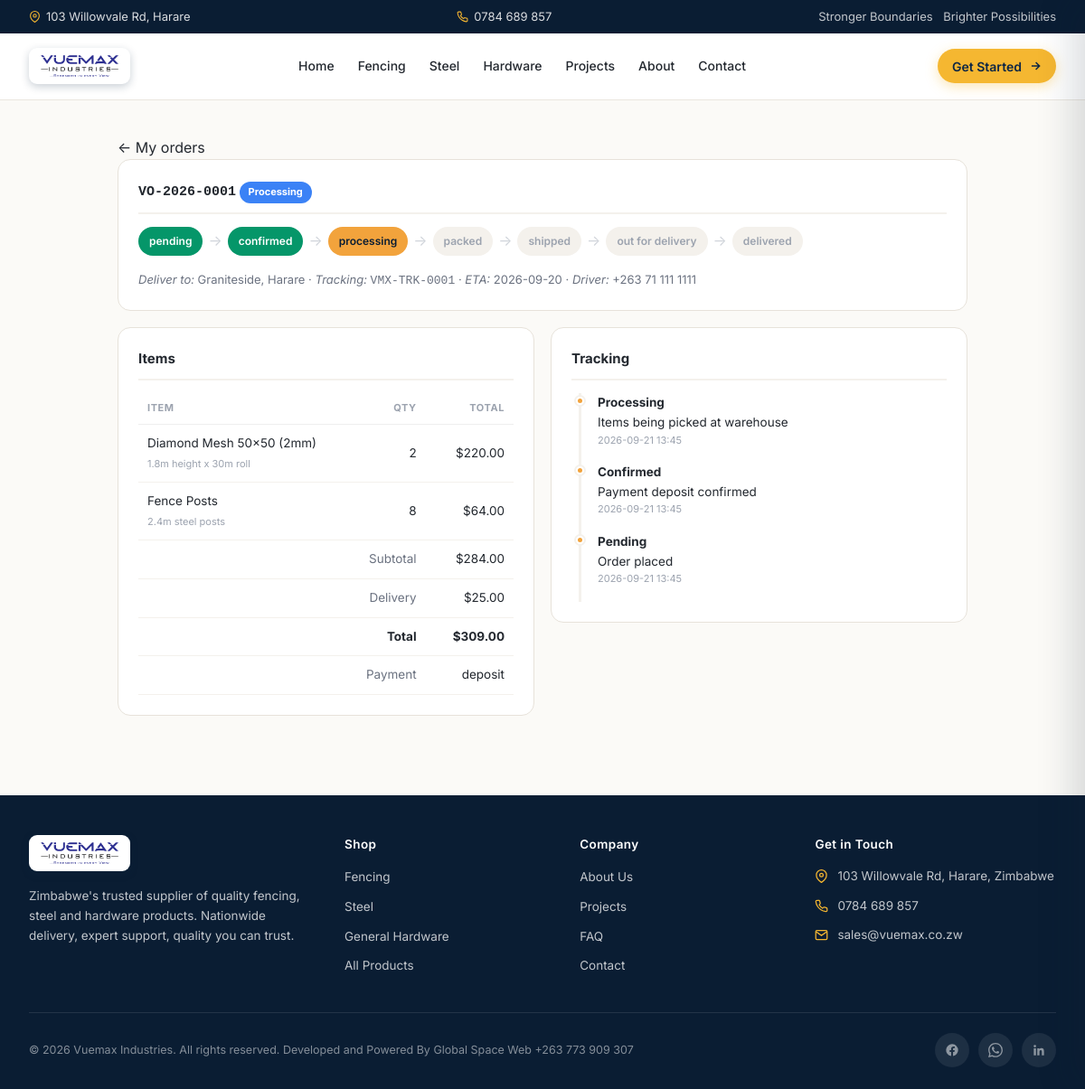
/account/order.php?id=1 (signed in), run on the app's committed database.
### tables this page shows
CREATE TABLE `orders` (
  `id`              INT UNSIGNED NOT NULL AUTO_INCREMENT,
  `order_no`        VARCHAR(40)  NOT NULL,           
  `customer_id`     INT UNSIGNED NOT NULL,
  `quote_id`        INT UNSIGNED DEFAULT NULL,        
  `status`          VARCHAR(30)  NOT NULL DEFAULT 'pending',
   
   
  `payment_status`  VARCHAR(20)  NOT NULL DEFAULT 'unpaid',   
  `subtotal_usd`    DECIMAL(12,2) DEFAULT NULL,
  `delivery_usd`    DECIMAL(10,2) DEFAULT 0.00,
  `total_usd`       DECIMAL(12,2) DEFAULT NULL,
  `delivery_address` VARCHAR(255) DEFAULT NULL,
  `tracking_ref`    VARCHAR(80)   DEFAULT NULL,
  `driver_phone`    VARCHAR(60)   DEFAULT NULL,
  `eta`             DATE          DEFAULT NULL,
  `admin_notes`     TEXT          DEFAULT NULL,        
  `created_at`      TIMESTAMP    NOT NULL DEFAULT CURRENT_TIMESTAMP,
  `updated_at`      TIMESTAMP    NOT NULL DEFAULT CURRENT_TIMESTAMP ON UPDATE CURRENT_TIMESTAMP,
  PRIMARY KEY (`id`),
  UNIQUE KEY `uk_orders_no` (`order_no`),
  KEY `idx_orders_customer` (`customer_id`, `status`),
  KEY `idx_orders_status` (`status`, `created_at`),
  CONSTRAINT `fk_orders_customer` FOREIGN KEY (`customer_id`)
    REFERENCES `customers` (`id`) ON DELETE CASCADE ON UPDATE CASCADE,
  CONSTRAINT `fk_orders_quote` FOREIGN KEY (`quote_id`)
    REFERENCES `quotes` (`id`) ON DELETE SET NULL ON UPDATE CASCADE
);

CREATE TABLE `order_items` (
  `id`          INT UNSIGNED NOT NULL AUTO_INCREMENT,
  `order_id`    INT UNSIGNED NOT NULL,
  `product_id`  INT UNSIGNED DEFAULT NULL,
  `name`        VARCHAR(200) NOT NULL,
  `spec`        VARCHAR(255) DEFAULT NULL,    
  `qty`         DECIMAL(10,2) NOT NULL DEFAULT 1,
  `unit_price`  DECIMAL(12,2) DEFAULT NULL,
  `total`       DECIMAL(12,2) DEFAULT NULL,
  `sort_order`  INT          NOT NULL DEFAULT 0,
  PRIMARY KEY (`id`),
  KEY `idx_order_items_order` (`order_id`, `sort_order`),
  CONSTRAINT `fk_order_items_order` FOREIGN KEY (`order_id`)
    REFERENCES `orders` (`id`) ON DELETE CASCADE ON UPDATE CASCADE
);

CREATE TABLE `order_events` (
  `id`         INT UNSIGNED NOT NULL AUTO_INCREMENT,
  `order_id`   INT UNSIGNED NOT NULL,
  `status`     VARCHAR(30)  NOT NULL,
  `note`       VARCHAR(255) DEFAULT NULL,    
  `is_public`  TINYINT(1)   NOT NULL DEFAULT 1,   
  `created_at` TIMESTAMP    NOT NULL DEFAULT CURRENT_TIMESTAMP,
  PRIMARY KEY (`id`),
  KEY `idx_order_events` (`order_id`, `created_at`),
  CONSTRAINT `fk_order_events` FOREIGN KEY (`order_id`)
    REFERENCES `orders` (`id`) ON DELETE CASCADE ON UPDATE CASCADE
);

### account/order.php (the view, shortened to what this page needs)
<?php
require_once __DIR__ . '/inc.php';
$cust = current_customer();
$id   = (int)($_GET['id'] ?? 0);
$order = $items = $events = null;
if ($pdo && $cust) {
    try {
        $st = $pdo->prepare('SELECT * FROM orders WHERE id=? AND customer_id=?');
        $st->execute([$id, $cust['id']]);
        $order = $st->fetch();
        if ($order) {
            $st = $pdo->prepare('SELECT * FROM order_items WHERE order_id=? ORDER BY sort_order, id');
            $st->execute([$id]); $items = $st->fetchAll();
            $st = $pdo->prepare('SELECT * FROM order_events WHERE order_id=? AND is_public=1 ORDER BY id');
            $st->execute([$id]); $events = $st->fetchAll();
        }
    } catch (Throwable $e) {}
}
$PIPE = ['pending','confirmed','processing','packed','shipped','out_for_delivery','delivered'];
$curIdx = array_search($order['status'], $PIPE, true);
$statusBadge = ['pending'=>'#6B7280','confirmed'=>'#0EA5E9','processing'=>'#3B82F6','packed'=>'#F59E0B','shipped'=>'#3B82F6','out_for_delivery'=>'#0EA5E9','delivered'=>'#059669','cancelled'=>'#111827'];
$active    = 'account';
$base = '../';
require __DIR__ . '/../includes/header.php';
?>
<div class="acct">
    <p><a href="index.php">&larr; My orders</a></p>
    <div class="acct-card">
        <h2><code><?= e($order['order_no']) ?></code>
            <span class="badge" style="background:<?= $statusBadge[$order['status']] ?? '#6B7280' ?>"><?= e(str_replace('_',' ',$order['status'])) ?></span>
        </h2>
        <?php if ($order['status'] !== 'cancelled'): ?>
        <div class="pipe">
        <?php foreach ($PIPE as $i => $s): ?>
            <span class="step <?= $curIdx !== false && $i < $curIdx ? 'done' : ($i === $curIdx ? 'cur' : '') ?>"><?= e(str_replace('_',' ',$s)) ?></span>
            <?= $i < count($PIPE)-1 ? '<span class="arrow">&rarr;</span>' : '' ?>
        <?php endforeach; ?>
        </div>
        <?php else: ?><p>Order cancelled — contact Vuemax with questions.</p><?php endif; ?>
        <div style="margin-top:16px;font-size:13px;color:#6B7280;">
            <?php if ($order['delivery_address']): ?><i>Deliver to:</i> <?= e($order['delivery_address']) ?> · <?php endif; ?>
            <?php if ($order['tracking_ref']): ?><i>Tracking:</i> <code><?= e($order['tracking_ref']) ?></code> · <?php endif; ?>
            <?php if ($order['eta']): ?><i>ETA:</i> <?= e($order['eta']) ?><?php endif; ?>
            <?php if ($order['driver_phone']): ?> · <i>Driver:</i> <?= e($order['driver_phone']) ?><?php endif; ?>
        </div>
    </div>
    <div class="acct-grid">
        <div class="acct-card">
            <h2>Items</h2>
            <table class="acct-table">
                <thead><tr><th>Item</th><th style="text-align:right">Qty</th><th style="text-align:right">Total</th></tr></thead>
                <tbody>
                <?php foreach ($items as $it): ?>
                <tr><td><?= e($it['name']) ?><?= $it['spec'] ? '<br><span style="font-size:11px;color:#9CA3AF">' . e($it['spec']) . '</span>' : '' ?></td>
                    <td style="text-align:right"><?= (float)$it['qty'] ?></td>
                    <td style="text-align:right"><?= $it['total'] !== null ? usd($it['total']) : '—' ?></td></tr>
                <?php endforeach; ?>
                </tbody>
                <tfoot>
                <tr><td colspan="2" style="text-align:right;color:#6B7280">Subtotal</td><td style="text-align:right"><?= usd($order['subtotal_usd'] ?? 0) ?></td></tr>
                <tr><td colspan="2" style="text-align:right;color:#6B7280">Delivery</td><td style="text-align:right"><?= usd($order['delivery_usd'] ?? 0) ?></td></tr>
                <tr><td colspan="2" style="text-align:right;font-weight:700">Total</td><td style="text-align:right;font-weight:700"><?= usd($order['total_usd'] ?? 0) ?></td></tr>
                <tr><td colspan="2" style="text-align:right;color:#6B7280">Payment</td><td style="text-align:right"><?= e($order['payment_status']) ?></td></tr>
                </tfoot>
            </table>
        </div>
        <div class="acct-card">
            <h2>Tracking</h2>
            <div class="tl">
            <?php foreach (array_reverse($events) as $ev): ?>
                <div class="ev">
                    <div class="st"><?= e(str_replace('_',' ',$ev['status'])) ?></div>
                    <?php if ($ev['note']): ?><div><?= e($ev['note']) ?></div><?php endif; ?>
                    <div class="ts"><?= e(substr($ev['created_at'],0,16)) ?></div>
                </div>
            <?php endforeach; ?>
            </div>
        </div>
    </div>
</div>
<?php require __DIR__ . '/../includes/footer.php'; ?>

### includes/header.php (shortened to what this page needs)
<?php
$b = isset($base) ? $base : '';
$active = isset($active) ? $active : '';
function navClass($key, $active) { return $key === $active ? ' class="active"' : ''; }
?>
<!DOCTYPE html>
<html lang="en">
<head>
<link rel="stylesheet" href="<?= $b ?>assets/css/vuemax.css">
</head>
<body>
<div class="topbar">
 <div class="container topbar-inner">
 <span class="topbar-item">
 <svg width="13" height="13" viewBox="0 0 24 24" fill="none" stroke="currentColor" stroke-width="2"><path d="M21 10c0 7-9 13-9 13s-9-6-9-13a9 9 0 0 1 18 0z"/><circle cx="12" cy="10" r="3"/></svg>
 103 Willowvale Rd, Harare
 </span>
 <span class="topbar-item">
 0784 689 857
 </span>
 <span class="topbar-tagline">
 Stronger Boundaries <span class="dash"> </span> Brighter Possibilities
 </span>
 </div>
</div>
<header class="site-header">
 <div class="container header-inner">
 <a href="<?= $b ?>index.php" class="logo">
 <?= logo_mark_html() ?>
 </a>
 <nav class="nav-desktop">
 <a href="<?= $b ?>index.php"<?= navClass('home', $active) ?>>Home</a>
 <a href="<?= $b ?>products.php?category=fencing"<?= navClass('fencing', $active) ?>>Fencing</a>
 <a href="<?= $b ?>products.php?category=steel"<?= navClass('steel', $active) ?>>Steel</a>
 <a href="<?= $b ?>products.php?category=hardware"<?= navClass('hardware', $active) ?>>Hardware</a>
 <a href="<?= $b ?>installations.php"<?= navClass('projects', $active) ?>>Projects</a>
 <a href="<?= $b ?>about.php"<?= navClass('about', $active) ?>>About</a>
 <a href="<?= $b ?>contact.php"<?= navClass('contact', $active) ?>>Contact</a>
 </nav>
 <div class="header-actions">
 <a href="<?= $b ?>calculator.php" class="btn btn-amber btn-pill btn-sm">
 <span class="header-cta-text">Get Started</span>
 <svg width="14" height="14" viewBox="0 0 24 24" fill="none" stroke="currentColor" stroke-width="2.5"><path d="M5 12h14M13 5l7 7-7 7"/></svg>
 </a>
 </div>
 </div>
</header>

### includes/config.php
<?php
$DB_HOST = 'localhost';
$DB_NAME = 'vuemax_db';
$DB_USER = 'root';
$DB_PASS = '';
try {
 $pdo = new PDO(
 "mysql:host={$DB_HOST};dbname={$DB_NAME};charset=utf8mb4",
 $DB_USER,
 $DB_PASS,
 [
 PDO::ATTR_ERRMODE => PDO::ERRMODE_EXCEPTION,
 PDO::ATTR_DEFAULT_FETCH_MODE => PDO::FETCH_ASSOC,
 PDO::ATTR_EMULATE_PREPARES => false,
 ]
 );
} catch (PDOException $e) {
 $pdo = null;
}
function e($s) { return htmlspecialchars((string)$s, ENT_QUOTES, 'UTF-8'); }
function usd($n) { return '$' . number_format((float)$n, 2); }
function site_image($key, $fallback = '') {
 static $map = null;
 global $pdo;
 if ($map === null) {
 $map = [];
 if ($pdo) {
 try {
 foreach ($pdo->query('SELECT img_key, path FROM site_images') as $r) {
 if ($r['path'] !== '') $map[$r['img_key']] = $r['path'];
 }
 } catch (Throwable $e) {  }
 }
 }
 return $map[$key] ?? $fallback;
}
function logo_mark_html() {
 global $base;
 $img = site_image('logo', 'assets/img/logo.png');
 if ($img) {
 $src = ($img && strpos($img, 'http') !== 0) ? ($base ?? '') . $img : $img;
 return '<img class="logo-mark logo-img" src="' . e($src) . '" alt="Vuemax Industries">';
 }
 return '<div class="logo-mark">V</div>';
}

### includes/footer.php (shortened to what this page needs)
<?php
$b = isset($base) ? $base : '';
?>
<footer class="site-footer">
 <div class="container">
 <div class="footer-grid">
 <div class="footer-brand">
 <a href="<?= $b ?>index.php" class="logo">
 <?= logo_mark_html() ?>
 </a>
 <p>Zimbabwe's trusted supplier of quality fencing, steel and hardware products. Nationwide delivery, expert support, quality you can trust.</p>
 </div>
 <div class="footer-col">
 <h4>Shop</h4>
 <ul>
 <li><a href="<?= $b ?>products.php?category=fencing">Fencing</a></li>
 <li><a href="<?= $b ?>products.php?category=steel">Steel</a></li>
 <li><a href="<?= $b ?>products.php?category=hardware">General Hardware</a></li>
 <li><a href="<?= $b ?>products.php">All Products</a></li>
 </ul>
 </div>
 <div class="footer-col">
 <h4>Company</h4>
 <ul>
 <li><a href="<?= $b ?>about.php">About Us</a></li>
 <li><a href="<?= $b ?>installations.php">Projects</a></li>
 <li><a href="<?= $b ?>faq.php">FAQ</a></li>
 <li><a href="<?= $b ?>contact.php">Contact</a></li>
 </ul>
 </div>
 <div class="footer-col">
 <h4>Get in Touch</h4>
 <ul class="footer-contact">
 <li>
 <svg width="15" height="15" viewBox="0 0 24 24" fill="none" stroke="currentColor" stroke-width="2"><path d="M21 10c0 7-9 13-9 13s-9-6-9-13a9 9 0 0 1 18 0z"/><circle cx="12" cy="10" r="3"/></svg>
 <span>103 Willowvale Rd, Harare, Zimbabwe</span>
 </li>
 <li>
 <a href="tel:+263784689857">0784 689 857</a>
 </li>
 <li>
 <svg width="15" height="15" viewBox="0 0 24 24" fill="none" stroke="currentColor" stroke-width="2"><path d="M4 4h16c1.1 0 2 .9 2 2v12c0 1.1-.9 2-2 2H4c-1.1 0-2-.9-2-2V6c0-1.1.9-2 2-2z"/><polyline points="22,6 12,13 2,6"/></svg>
 <a href="mailto:sales@vuemax.co.zw">sales@vuemax.co.zw</a>
 </li>
 </ul>
 </div>
 </div>
 <div class="footer-bottom">
 <div>&copy; <span id="footerYear">2026</span> Vuemax Industries. All rights reserved. Developed and Powered By Global Space Web +263 773 909 307</div>
 <div class="footer-socials">
 <a href="#" aria-label="Facebook">
 <svg width="16" height="16" viewBox="0 0 24 24" fill="currentColor"><path d="M22 12a10 10 0 1 0-11.56 9.88v-6.99H7.9V12h2.54V9.8c0-2.5 1.5-3.89 3.77-3.89 1.09 0 2.24.2 2.24.2v2.46h-1.26c-1.24 0-1.63.77-1.63 1.56V12h2.78l-.45 2.89h-2.33v6.99A10 10 0 0 0 22 12z"/></svg>
 </a>
 <a href="https://wa.me/263784689857" target="_blank" rel="noopener" aria-label="WhatsApp">
 </a>
 <a href="#" aria-label="LinkedIn">
 </a>
 </div>
 </div>
 </div>
</footer>
</body>
</html>

### data on the page
orders: order_no "VO-2026-0001", status "Processing", delivery_address "Graniteside, Harare", tracking_ref "VMX-TRK-0001", eta "2026-09-20", driver_phone "+263 71 111 1111", subtotal_usd "$284.00", delivery_usd "$25.00", total_usd "$309.00", payment_status "deposit"
order_items: name "Diamond Mesh 50x50 (2mm)", spec "1.8m height x 30m roll", qty "2", total "$220.00"
order_items: name "Fence Posts", spec "2.4m steel posts", qty "8", total "$64.00"
order_events: status "Processing", note "Items being picked at warehouse", created_at "2026-09-21 13:45"
order_events: status "Confirmed", note "Payment deposit confirmed", created_at "2026-09-21 13:45"
order_events: status "Pending", note "Order placed", created_at "2026-09-21 13:45"

### other printed values
str_replace('_',' ',$s) "pending"
str_replace('_',' ',$s) "confirmed"
str_replace('_',' ',$s) "processing"
str_replace('_',' ',$s) "packed"
str_replace('_',' ',$s) "shipped"
str_replace('_',' ',$s) "out for delivery"
str_replace('_',' ',$s) "delivered"
